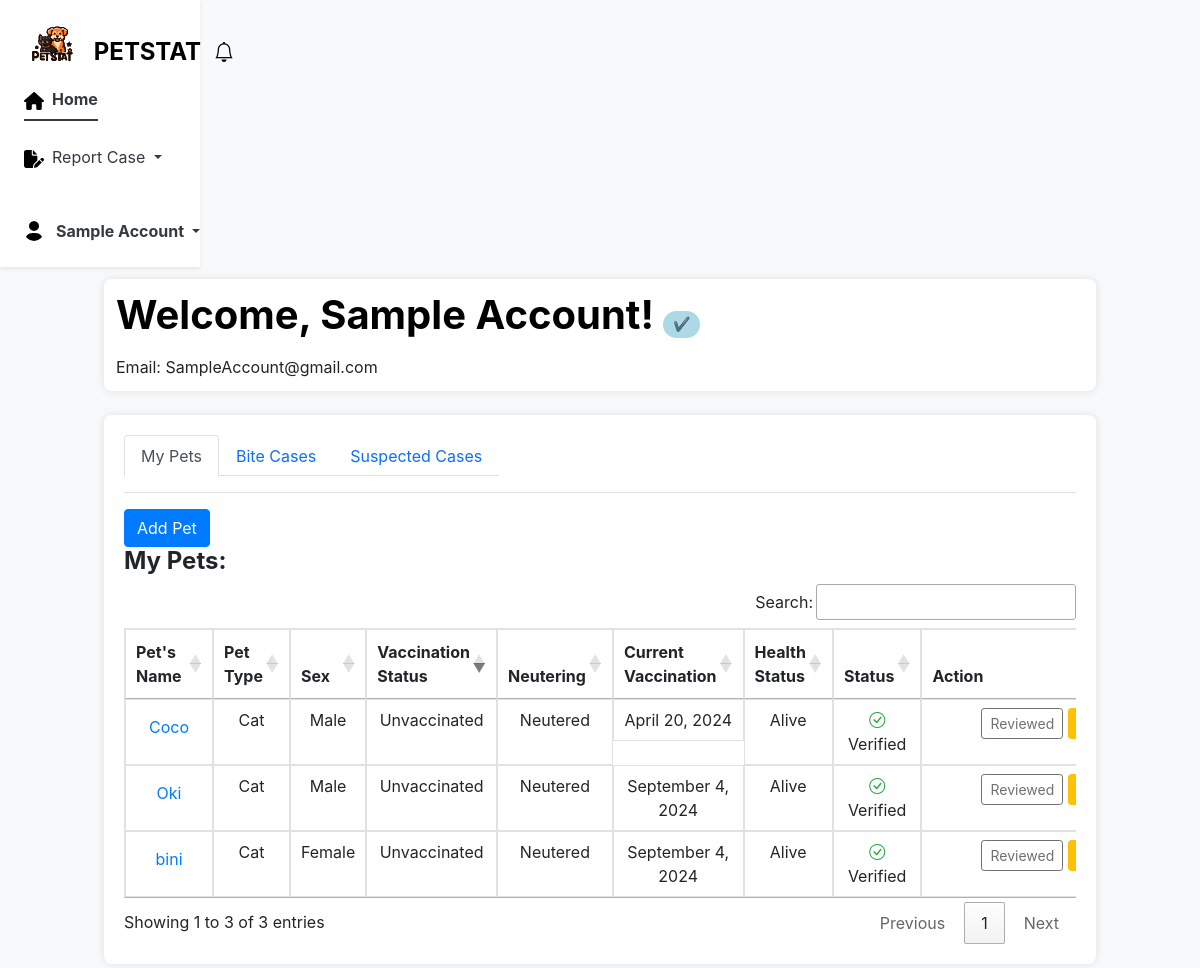
Screenshot of /dashboard.php?active-tab=1 (signed in) with the database file from the repository.
### tables this page shows
CREATE TABLE `pet` (
  `petID` int(11) NOT NULL,
  `residentID` int(11) NOT NULL,
  `petType` tinyint(1) NOT NULL,
  `pname` varchar(50) NOT NULL,
  `sex` tinyint(1) NOT NULL,
  `color` varchar(50) NOT NULL,
  `status` tinyint(1) NOT NULL,
  `age` int(11) NOT NULL,
  `regDate` datetime NOT NULL DEFAULT current_timestamp(),
  `Neutering` tinyint(1) NOT NULL,
  `currentVac` datetime DEFAULT current_timestamp(),
  `statusVac` tinyint(1) NOT NULL,
  `pdescription` text NOT NULL,
  `vetVac` tinyint(1) NOT NULL,
  `BAOremarks` varchar(255) NOT NULL,
  `Health` tinyint(1) NOT NULL
);

### dashboard.php (the view, shortened to what the rows shown need)
<?php
$active_tab = $_GET['active-tab'];
$user = $_SESSION['user'];
$userStatus = isset($_SESSION['user']['userStatus']) ? $_SESSION['user']['userStatus'] : '';
require_once("class/pet.php");
require_once("class/cases.php");
$pet = new Pet();
$cases = new Cases();
$pets = $pet->getPetsByResidentID($user['residentID']);
$suspected = $cases->getSuspectedCase($user['residentID']);
?>
<!DOCTYPE html>
<html lang="en">
<head>
    <link rel="stylesheet" href="https://cdnjs.cloudflare.com/ajax/libs/bootstrap/5.3.0/css/bootstrap.min.css">
    <link rel="stylesheet" href="https://cdn.jsdelivr.net/npm/bootstrap-icons@1.7.2/font/bootstrap-icons.css">
    <link rel="stylesheet" href="https://unpkg.com/leaflet@1.9.4/dist/leaflet.css" />
    <link rel="stylesheet" href="https://stackpath.bootstrapcdn.com/bootstrap/4.3.1/css/bootstrap.min.css">
    <link rel="stylesheet" type="text/css" href="https://cdn.datatables.net/1.11.5/css/jquery.dataTables.min.css">
    <link rel="stylesheet" type="text/css" href="https://cdn.datatables.net/buttons/2.2.2/css/buttons.dataTables.min.css">
    <link href="https://cdn.jsdelivr.net/npm/bootstrap-icons@1.8.0/font/bootstrap-icons.css" rel="stylesheet">
</head>
<body>
    <div class="container-fluid overflow-hidden">
        <div class="row overflow-auto">
            <div class="col d-flex flex-column h-sm-200">
                <main class="row overflow-auto">
                    <div class="col-md-10 p-1 mt-2 my-auto mx-auto">
                        <div class="container mt-2 p-1    d-flex flex-column align-items-start">
                            <h1 class="p-1 m-1">Welcome, <?php echo isset($user['name']) ? $user['name'] : ''; ?>!
                                <?php if ($userStatus == 0) {
                                    echo '<span class="status">Not Verified</span>';
                                } else {
                                    echo '<span class="status-icon dark green">&#10004;</span>';
                                } ?>
                            </h1>
                        </div>
                        <div class="container mt-4">
                            <div class="tab-content">
                                <div class="tab-pane <?= ($active_tab == 1) ? ' active show' : '' ?>" id="addPets">
                                    <div class="table-responsive">
                                        <table id="pets" class="table text-center table-bordered table-hover" style="width:100%">
                                            <thead>
                                                <tr>
                                                    <th>Pet's Name</th>
                                                    <th>Pet Type</th>
                                                    <th>Sex</th>
                                                    <th>Vaccination Status</th>
                                                    <th>Neutering</th>
                                                    <th>Current Vaccination</th>
                                                    <th>Health Status</th>
                                                    <th>Status</th>
                                                    <th style="width: 100;">Action</th>
                                                </tr>
                                            </thead>
                                            <tbody id="valid-a">
                                                <?php
                                                if (empty($pets)) {
                                                    echo '<tr><td colspan="12">No data found.</td></tr>';
                                                } else {
                                                    foreach ($pets as $pet) {
                                                ?>
                                                        <tr>
                                                            <td>
                                                                <button type="button" class="btn btn-link" data-bs-toggle="modal" data-bs-target="#petModal_<?php echo $pet['petID']; ?>">
                                                                    <?php echo $pet['pname']; ?>
                                                                </button>
                                                            </td>
                                                            <td><?php echo ($pet['petType'] == 0) ? 'Dog' : 'Cat'; ?></td>
                                                            <td><?php echo ($pet['sex'] == 0) ? 'Male' : 'Female'; ?></td>
                                                            <td><?php echo ($pet['statusVac'] == 0) ? 'Unvaccinated' : 'Vaccinated'; ?></td>
                                                            <td class="wider-column"><?php echo ($pet['Neutering'] == 0) ? 'Not Neutered' : 'Neutered'; ?></td>
                                                            <td class="d-flex justify-content-center">
                                                                <div>
                                                                    <?php
                                                                    $input_date = new DateTime($pet['currentVac']);
                                                                    echo $input_date->format("F j, Y");
                                                                    ?>
                                                                </div>
                                                            </td>
                                                            <td><?php echo ($pet['Health'] == 0) ? 'Alive' : 'Deceased'; ?></td>
                                                            <td>
                                                                <?php if ($pet['status'] == 1) { ?>
                                                                    <i class="bi bi-check-circle text-success"></i> Verified
                                                                <?php } else if ($pet['status'] == 2) { ?>
                                                                    <i class="bi bi-x-circle text-danger"></i> Rejected
                                                                <?php } else { ?>
                                                                    <i class="bi bi-question-circle text-warning"></i> Not Verified
                                                                <?php } ?>
                                                            </td>
                                                            <td>
                                                                <?php if ($pet['status'] == 0) { ?>
                                                                    <div class="button-container col-12 d-flex justify-content-center align-items-center">
                                                                        <form method="post" action="process_cancel.php" style="margin-left: 5px;">
                                                                            <input type="hidden" name="petID" value="<?php echo $pet['petID']; ?>">
                                                                            <button type="submit" name="cancel_reg" class="btn btn-danger btn-sm">
                                                                                <svg xmlns="http://www.w3.org/2000/svg" height="14" width="10.5" viewBox="0 0 384 512">
                                                                                    <path fill="#ffffff" d="M342.6 150.6c12.5-12.5 12.5-32.8 0-45.3s-32.8-12.5-45.3 0L192 210.7 86.6 105.4c-12.5-12.5-32.8-12.5-45.3 0s-12.5 32.8 0 45.3L146.7 256 41.4 361.4c-12.5 12.5-12.5 32.8 0 45.3s32.8 12.5 45.3 0L192 301.3 297.4 406.6c12.5 12.5 32.8 12.5 45.3 0s12.5-32.8 0-45.3L237.3 256 342.6 150.6z" />
                                                                                </svg>
                                                                            </button>
                                                                        </form>
                                                                        &nbsp;
                                                                        <a href="#edit_<?php echo $pet['petID'] ?>" data-bs-toggle="modal" class="editPet" data-petid="<?php echo $pet['petID'] ?>">
                                                                            <button type='button' class='btn btn-warning btn-sm'>
                                                                                <input type="hidden" name="petID" value="<?php echo $pet['petID'] ?>">
                                                                                <svg xmlns="http://www.w3.org/2000/svg" height="12" width="12" viewBox="0 0 512 512">
                                                                                    <path d="M471.6 21.7c-21.9-21.9-57.3-21.9-79.2 0L362.3 51.7l97.9 97.9 30.1-30.1c21.9-21.9 21.9-57.3 0-79.2L471.6 21.7zm-299.2 220c-6.1 6.1-10.8 13.6-13.5 21.9l-29.6 88.8c-2.9 8.6-.6 18.1 5.8 24.6s15.9 8.7 24.6 5.8l88.8-29.6c8.2-2.7 15.7-7.4 21.9-13.5L437.7 172.3 339.7 74.3 172.4 241.7zM96 64C43 64 0 107 0 160V416c0 53 43 96 96 96H352c53 0 96-43 96-96V320c0-17.7-14.3-32-32-32s-32 14.3-32 32v96c0 17.7-14.3 32-32 32H96c-17.7 0-32-14.3-32-32V160c0-17.7 14.3-32 32-32h96c17.7 0 32-14.3 32-32s-14.3-32-32-32H96z" />
                                                                                </svg>
                                                                            </button>
                                                                        </a>
                                                                    </div>
                                                                <?php } else if ($pet['status'] == 1) { ?>
                                                                    <div class="button-container col-12 d-flex justify-content-center align-items-center wider-column" style="margin-left: 50px;">
                                                                        <button class="btn btn-sm" disabled>Reviewed</button>
                                                                        <div style="margin: 0 5px;">
                                                                            <a href="#edit_<?php echo $pet['petID'] ?>" data-bs-toggle="modal" class="editPet" data-petid="<?php echo $pet['petID'] ?>">
                                                                                <button type='button' class='btn btn-warning btn-sm'>
                                                                                </button>
                                                                            </a>
                                                                        </div>
                                                                    </div>
                                                                <?php } ?>
                                                            </td>
                                                        </tr>
                                                <?php
                                                    }
                                                }
                                                ?>
                                            </tbody>
                                        </table>
                                    </div>
                                </div>
                            </div>
                        </div>
</body>
</html>

### rows the page displays
pet: pname "Coco", petType "Cat", sex "Male", statusVac "Unvaccinated", Neutering "Neutered", currentVac "April 20, 2024", Health "Alive", status 1 (drawn)
pet: pname "Oki", petType "Cat", sex "Male", statusVac "Unvaccinated", Neutering "Neutered", currentVac "September 4, 2024", Health "Alive", status 1 (drawn)
pet: pname "bini", petType "Cat", sex "Female", statusVac "Unvaccinated", Neutering "Neutered", currentVac "September 4, 2024", Health "Alive", status 1 (drawn)

### other values shown
$user['name'] "Sample Account"
$user['email'] "SampleAccount@gmail.com"
